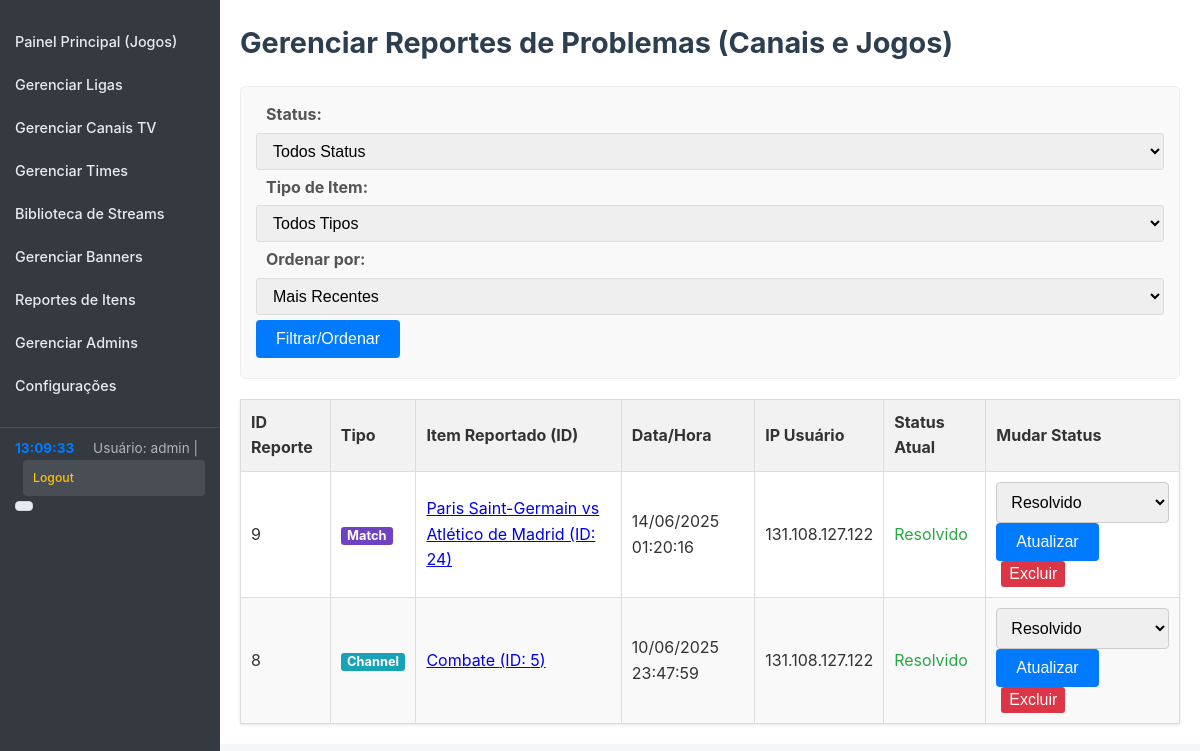
The page /admin/manage_item_reports.php (signed in) on the database its author committed.
### tables this page shows
CREATE TABLE `player_reports` (
  `id` int(11) NOT NULL,
  `item_id` int(11) NOT NULL,
  `item_type` enum('channel','match') NOT NULL,
  `report_timestamp` timestamp NOT NULL DEFAULT current_timestamp(),
  `user_ip` varchar(45) DEFAULT NULL,
  `status` enum('new','viewed','resolved') DEFAULT 'new'
);

### admin/manage_item_reports.php (the view, shortened to what this page needs)
<?php
require_once __DIR__ . '/../../FutOnline_config/config.php';
$error_message = '';
$reports = [];
$filter_status = $_GET['filter_status'] ?? 'all';
$filter_item_type = $_GET['filter_item_type'] ?? 'all';
$sort_order = $_GET['sort'] ?? 'newest';
$sql_reports = "SELECT
                    pr.id,
                    pr.report_timestamp,
                    pr.user_ip,
                    pr.status,
                    pr.item_id,
                    pr.item_type,
                    CASE
                        WHEN pr.item_type = 'channel' THEN tc.name
                        WHEN pr.item_type = 'match' THEN CONCAT(htm.name, ' vs ', atm.name)
                        ELSE 'N/A'
                    END AS item_name,
                    CASE
                        WHEN pr.item_type = 'channel' THEN tc.id
                        WHEN pr.item_type = 'match' THEN m.id
                        ELSE NULL
                    END AS actual_item_id_for_link
                FROM player_reports pr
                LEFT JOIN tv_channels tc ON pr.item_type = 'channel' AND pr.item_id = tc.id
                LEFT JOIN matches m ON pr.item_type = 'match' AND pr.item_id = m.id
                LEFT JOIN teams htm ON m.home_team_id = htm.id
                LEFT JOIN teams atm ON m.away_team_id = atm.id";
$params = [];
$sql_reports .= ($sort_order === 'oldest')
    ? " ORDER BY pr.report_timestamp ASC"
    : " ORDER BY pr.report_timestamp DESC";
try {
    $stmt_reports = $pdo->prepare($sql_reports);
    $stmt_reports->execute($params);
    $reports = $stmt_reports->fetchAll(PDO::FETCH_ASSOC);
} catch (PDOException $e) {
    error_log("PDOException in " . __FILE__ . " (fetching reports list): " . $e->getMessage());
    $error_message = "Ocorreu um erro no banco de dados ao buscar os reportes. Por favor, tente novamente.";
}
?>
<!DOCTYPE html>
<html lang="pt-br">
<head>
    <link rel="stylesheet" href="css/admin_style.css">
</head>
<body>
    <div class="container">
        <div class="admin-layout">
            <?php require_once 'templates/navigation.php'; ?>
            <div class="main-content">
                <h1>Gerenciar Reportes de Problemas (Canais e Jogos)</h1>
                <form method="GET" action="manage_item_reports.php" class="filter-form">
                    <label for="filter_status">Status:</label>
                    <select name="filter_status" id="filter_status">
                        <option value="all" <?php echo ($filter_status === 'all') ? 'selected' : ''; ?>>Todos Status</option>
                    </select>
                    <label for="filter_item_type">Tipo de Item:</label>
                    <select name="filter_item_type" id="filter_item_type">
                        <option value="all" <?php echo ($filter_item_type === 'all') ? 'selected' : ''; ?>>Todos Tipos</option>
                    </select>
                    <label for="sort">Ordenar por:</label>
                    <select name="sort" id="sort">
                        <option value="newest" <?php echo ($sort_order === 'newest') ? 'selected' : ''; ?>>Mais Recentes</option>
                    </select>
                    <button type="submit">Filtrar/Ordenar</button>
                </form>
                <?php if (empty($reports) && empty($error_message)): ?>
                    <p>Nenhum reporte encontrado para os filtros selecionados.</p>
                <?php elseif (!empty($reports)): ?>
                    <table class="report-table">
                        <thead>
                            <tr>
                                <th>ID Reporte</th>
                                <th>Tipo</th>
                                <th>Item Reportado (ID)</th>
                                <th>Data/Hora</th>
                                <th>IP Usuário</th>
                                <th>Status Atual</th>
                                <th>Mudar Status</th>
                            </tr>
                        </thead>
                        <tbody>
                            <?php foreach ($reports as $report): ?>
                                <tr>
                                    <td><?php echo htmlspecialchars($report['id']); ?></td>
                                    <td>
                                        <span class="item-type-label item-type-<?php echo htmlspecialchars($report['item_type']); ?>">
                                            <?php echo htmlspecialchars(ucfirst($report['item_type'])); ?>
                                        </span>
                                    </td>
                                    <td>
                                        <?php
                                        $item_link = '#';
                                        if ($report['item_type'] === 'channel' && $report['actual_item_id_for_link']) {
                                            $item_link = "../channel_player.php?id=" . htmlspecialchars($report['actual_item_id_for_link']);
                                        } elseif ($report['item_type'] === 'match' && $report['actual_item_id_for_link']) {
                                            $item_link = "../match.php?id=" . htmlspecialchars($report['actual_item_id_for_link']);
                                        }
                                        ?>
                                        <a href="<?php echo $item_link; ?>" target="_blank">
                                            <?php echo htmlspecialchars($report['item_name'] ?: 'Detalhes Indisponíveis'); ?> (ID: <?php echo htmlspecialchars($report['item_id']); ?>)
                                        </a>
                                    </td>
                                    <td><?php echo htmlspecialchars(date('d/m/Y H:i:s', strtotime($report['report_timestamp']))); ?></td>
                                    <td><?php echo htmlspecialchars($report['user_ip'] ?? 'N/A'); ?></td>
                                    <td class="status-<?php echo htmlspecialchars($report['status']); ?>">
                                        <?php
                                            $status_pt = [
                                                'new' => 'Novo',
                                                'viewed' => 'Visualizado',
                                                'resolved' => 'Resolvido'
                                            ];
                                            echo htmlspecialchars($status_pt[$report['status']] ?? ucfirst($report['status']));
                                        ?>
                                    </td>
                                    <td class="action-buttons">
                                        <form method="POST" action="manage_item_reports.php" style="display:inline;">
                                            <select name="new_status">
                                                <option value="resolved" <?php echo ($report['status'] === 'resolved') ? 'selected' : ''; ?>>Resolvido</option>
                                            </select>
                                            <button type="submit">Atualizar</button>
                                        </form>
                                        <form method="POST" action="manage_item_reports.php" style="display:inline; margin-left:5px;" onsubmit="return confirm('Tem certeza que deseja excluir este reporte?');">
                                            <button type="submit" style="background:#dc3545;color:#fff;border:none;padding:4px 8px;border-radius:3px;cursor:pointer;">Excluir</button>
                                        </form>
                                    </td>
                                </tr>
                            <?php endforeach; ?>
                        </tbody>
                    </table>
                <?php endif; ?>
            </div>
        </div>
    </div>
</body>
</html>

### admin/templates/navigation.php (shortened to what this page needs)
<nav>
            <div>
                <a href="index.php">Painel Principal (Jogos)</a>
                <a href="manage_leagues.php">Gerenciar Ligas</a>
                <a href="manage_channels.php">Gerenciar Canais TV</a>
                <a href="manage_teams.php">Gerenciar Times</a>
                <a href="manage_saved_streams.php">Biblioteca de Streams</a>
                <a href="manage_banners.php">Gerenciar Banners</a>
                <a href="manage_item_reports.php">Reportes de Itens</a>
                <a href="manage_admins.php">Gerenciar Admins</a>
                <a href="manage_settings.php">Configurações</a>
            </div>
            <div class="nav-user-info">
                <span id="server-clock" style="margin-right: 15px; color: #007bff; font-weight:bold;"></span>
                Usuário: <?php echo htmlspecialchars($_SESSION['admin_username'] ?? 'Admin'); ?> |
                <a href="logout.php" class="logout-link">Logout</a>
    <div id="admin-stats-display-container" class="admin-user-stats" style="margin-top: 5px; clear:both; text-align: left;"></div>
            </div>
        </nav>

### admin/css/admin_style.css (style rules this page uses)
body { font-family: -apple-system, BlinkMacSystemFont, "Segoe UI", Roboto, "Helvetica Neue", Arial, sans-serif; background-color: #f4f7f9; color: #333; margin: 0; padding: 0; line-height: 1.6; }
.container { padding: 0; background-color: #fff; }
.admin-layout { display: flex; }
nav { width: 220px; height: 100vh; position: fixed; top: 0; left: 0; background-color: #343a40; color: #fff; padding-top: 20px; overflow-y: auto; }
nav > div:first-child { display: flex; flex-direction: column; }
nav a { display: block; color: #e9ecef; text-decoration: none; padding: 10px 15px; border-radius: 0; transition: background-color 0.2s ease-in-out, color 0.2s ease-in-out; font-size: 0.9em; font-weight: 500; border-bottom: none; }
nav .nav-user-info { font-size: 0.85em; color: #adb5bd; padding: 10px 15px; margin-top: 20px; border-top: 1px solid #495057; }
nav .nav-user-info #server-clock { margin-right: 15px; color: #007bff; font-weight: bold; }
nav .nav-user-info .logout-link { color: #ffc107; padding: 8px 10px; margin-left: 8px; background-color: rgba(255, 255, 255, 0.1); border-radius: 4px; }
.main-content { margin-left: 220px; padding: 20px; flex-grow: 1; box-sizing: border-box; }
h1, h2, h3, h4 { color: #2c3e50; margin-top: 0; }
h1 { font-size: 1.8em; margin-bottom: 20px; }
form label { display: block; margin-bottom: 5px; font-weight: bold; color: #555; }
form input[type="text"], form input[type="url"], form input[type="datetime-local"], form input[type="file"], form input[type="password"], form input[type="email"], form select, form textarea { width: 100%; padding: 10px; border: 1px solid #ccc; border-radius: 4px; box-sizing: border-box; font-size: 1em; transition: border-color 0.3s ease; }
form button[type="submit"], .button, button, .edit-button, .delete-button { background-color: #007bff; color: white; padding: 10px 20px; border: none; border-radius: 4px; cursor: pointer; font-size: 1em; transition: background-color 0.3s ease; text-decoration: none; display: inline-block; }
table, .report-table { width: 100%; border-collapse: collapse; margin-top: 20px; box-shadow: 0 1px 3px rgba(0, 0, 0, 0.1); }
table th, table td, .report-table th, .report-table td { border: 1px solid #e0e0e0; padding: 12px 15px; text-align: left; vertical-align: middle; }
table th, .report-table th { background-color: #f8f9fa; font-weight: bold; color: #333; }
table tr:nth-child(even), .report-table tr:nth-child(even) { background-color: #f9f9f9; }
.filter-form, .view-switcher { margin-bottom: 20px; padding: 15px; background-color: #e9ecef; border: 1px solid #ced4da; border-radius: 5px; display: flex; align-items: center; flex-wrap: wrap; }
.filter-form label, .view-switcher a { margin-right: 10px; }
.filter-form select, .filter-form button, .view-switcher a { padding: 8px 12px; border-radius: 4px; border: 1px solid #ced4da; margin-bottom: 5px; }
.item-type-label { display: inline-block; padding: 0.3em 0.6em; font-size: 0.75em; font-weight: bold; line-height: 1; text-align: center; white-space: nowrap; vertical-align: baseline; border-radius: 0.25rem; color: white; }
.item-type-channel { background-color: #17a2b8; }
.item-type-match { background-color: #6f42c1; }
.admin-user-stats { color: #333; font-size: 0.875em; padding: 4px 8px; background-color: #e9ecef; border: 1px solid #ced4da; border-radius: 0.25rem; display: inline-block; line-height: 1.5; }

### admin/manage_item_reports.php (style rules this page uses)
.filter-form { margin-bottom: 20px; padding: 15px; background-color: #f9f9f9; border: 1px solid #eee; border-radius: 5px; }
.filter-form label { margin-right: 5px; margin-left:10px; }
.filter-form select, .filter-form button { padding: 8px 12px; border-radius: 3px; border: 1px solid #ddd; }
.report-table { width: 100%; border-collapse: collapse; margin-top: 20px; }
.report-table th, .report-table td { border: 1px solid #ddd; padding: 10px; text-align: left; }
.report-table th { background-color: #f2f2f2; }
.report-table tr:nth-child(even) { background-color: #f9f9f9; }
.status-resolved { color: #28a745; }
.action-buttons button { font-size: 0.9em; padding: 5px 10px; }
.item-type-label { display: inline-block; padding: 0.2em 0.5em; font-size: 0.8em; border-radius: 0.25em; color: white; }
.item-type-channel { background-color: #17a2b8; }
.item-type-match { background-color: #6f42c1; }

### rows shown on the page
player_reports: id "9", item_type "Match", item_name "Paris Saint-Germain vs Atlético de Madrid", item "24", report_timestamp "14/06/2025 01:20:16", user_ip "131.108.127.122", status "Resolvido", new_status "Resolvido"
player_reports: id "8", item_type "Channel", item_name "Combate", item "5", report_timestamp "10/06/2025 23:47:59", user_ip "131.108.127.122", status "Resolvido", new_status "Resolvido"

### other values the page prints
$_SESSION['admin_username'] "admin"
